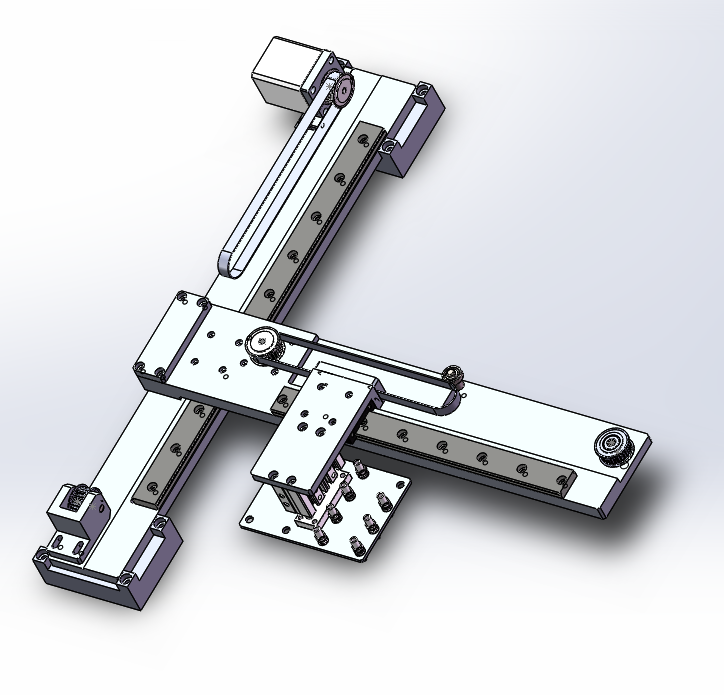
//> input picture opencvstudy/7-16/7-16/7-16/1.jpg, 724 x 695 px
$ ./main   (built with g++ and OpenCV 4)
//> lines starting //> are read from the running program, lines starting //| are printed output that depends on the picture; after the words box and inside, x2 and y2 are one past the last pixel; in counts of white or black regions, pixels touching at a corner belong together
#include "opencv2/highgui/highgui.hpp"
#include "opencv2/imgproc/imgproc.hpp"
#include <iostream>

using namespace cv;
using namespace std;

#define WINDOW_NAME1 "origin picture"
#define WINDOW_NAME2 "result picture"

Mat g_srcImage;
Mat g_grayImage;
int g_nThresh = 80;
int g_nThresh_max = 255;
RNG g_rng(12345);
Mat g_cannyMat_output;

vector<vector<Point>> g_vContours;
vector<Vec4i> g_vHierarchy;

void on_ThreshChange(int, void *);

int main(int argc, char** argv)
{
	g_srcImage = imread("1.jpg", 1);
//> g_srcImage is the input picture: 695 rows x 724 cols, CV_8UC3; mean B, G, R 221, 217.3, 215.4
	cvtColor(g_srcImage, g_grayImage, COLOR_BGR2GRAY);

	blur(g_grayImage, g_grayImage, Size(3, 3));
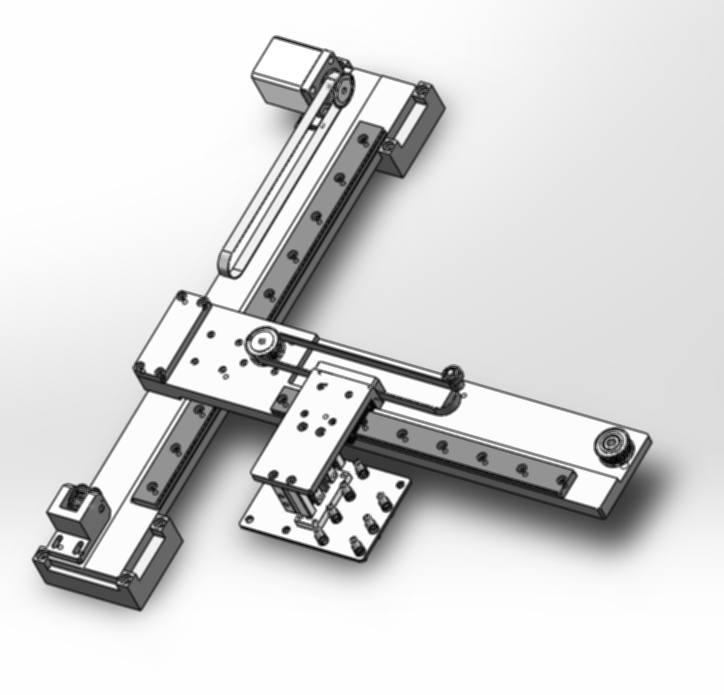
//> g_grayImage: 695 rows x 724 cols, CV_8UC1; min 0, max 255, mean 217.1
	namedWindow(WINDOW_NAME1, WINDOW_AUTOSIZE);
	imshow(WINDOW_NAME1, g_srcImage);

	createTrackbar("canny value",WINDOW_NAME1,&g_nThresh,g_nThresh_max,on_ThreshChange);
	on_ThreshChange(0, 0);
	waitKey(0);
	return(0);
}

void on_ThreshChange(int, void *)
{
	Canny(g_grayImage, g_cannyMat_output, g_nThresh, g_nThresh * 2, 3);
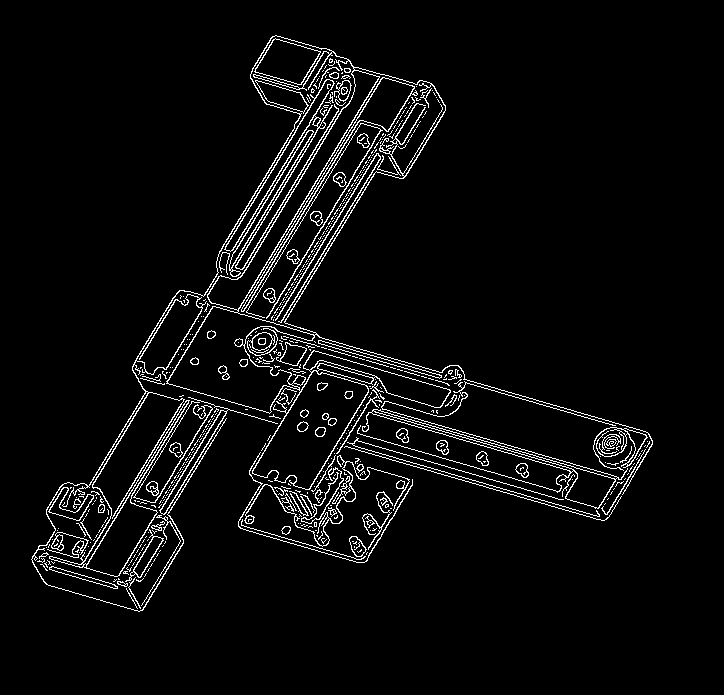
//> g_cannyMat_output: 695 rows x 724 cols, CV_8UC1; 4.4% white in thin lines or dots, all inside (x1, y1, x2, y2) = (31, 35, 653, 612)
	findContours(g_cannyMat_output, g_vContours, g_vHierarchy, RETR_TREE, CHAIN_APPROX_SIMPLE, Point(0, 0));
//> g_vContours = 653 contours, 523 with area under 20; largest, box (x1, y1, x2, y2) and area: (31, 35, 653, 612) 34001, (237, 67, 446, 336) 15364, (252, 370, 369, 490) 6756, (207, 70, 380, 311) 4526, (86, 400, 189, 577) 2760; g_vHierarchy = 653 items, first 8: [1, -1, -1, -1], [4, 0, 2, -1], [3, -1, -1, 1], [-1, 2, -1, 1], [5, 1, -1, -1], [6, 4, -1, -1], [7, 5, -1, -1], [8, 6, -1, -1]
	Mat drawing = Mat::zeros(g_cannyMat_output.size(), CV_8UC3);
	for (int i = 0; i < g_vContours.size(); i++)
	{
		Scalar color = Scalar(g_rng.uniform(0, 255), g_rng.uniform(0, 255), g_rng.uniform(0, 255));
		drawContours(drawing, g_vContours, i, color, 2, 8, g_vHierarchy, 0, Point());
	}
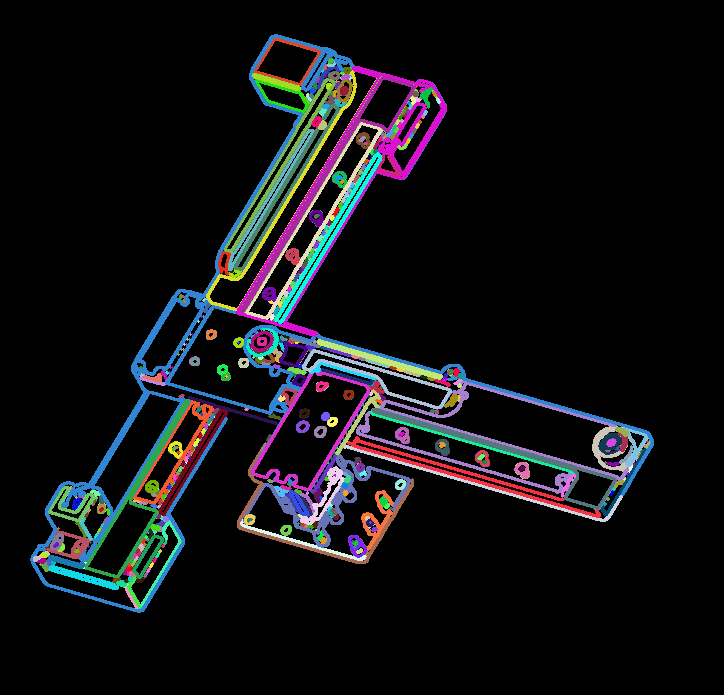
//> drawing: 695 rows x 724 cols, CV_8UC3; mean B, G, R 19.6, 16.9, 16.6
	imshow(WINDOW_NAME2, drawing);
}
